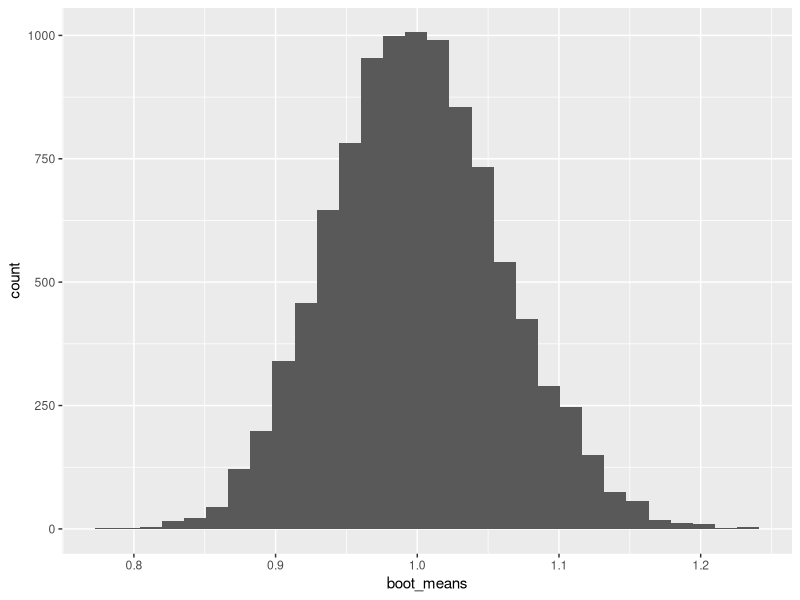
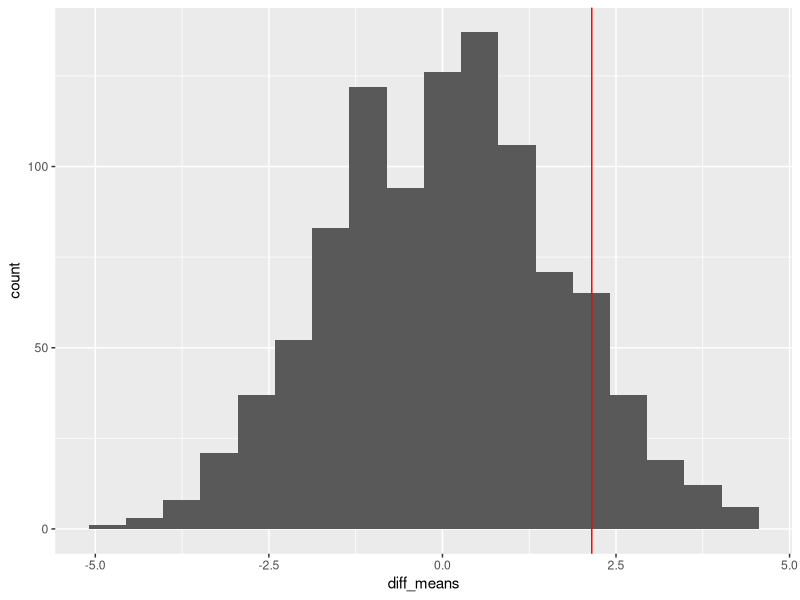

Recreate these plots in R, in order.
## ---- chunk 1
library(dplyr)
library(ggplot2)
## ---- chunk 2
table_data <- read.csv(file = "../tables_csv/variable_types.csv")
knitr::kable(
  table_data, booktabs = TRUE,
  caption = 'Examples of different kinds of variable.'
)
## ---- chunk 3
all_pops <- read.csv(file = "../data_csv/SKEWED_POPULATIONS.CSV")
## ---- chunk 4
# 1. extract the values of the variable
x <- filter(all_pops, Population == "A")$Values
# 2. carry out the bootstrapping (you don't need to understand this)
boot_means <- replicate(10000, mean(sample(x, size = 25, replace = TRUE)))
# 3. wrap up the result as a data frame
plot_df <- data.frame(boot_means)
# ... and plot the bootstrapped distribution
ggplot(plot_df, aes(x = boot_means)) + 
  geom_histogram()
## ---- chunk 5
sample_plants <- function(samp_sizes, prob) {
  sapply(samp_sizes, function (size) {
    raw_samples <- rbinom(n = 10000, size = size, prob = prob)
    sd(100 * raw_samples / size)
  })
}
## ---- chunk 6
sample_plants(samp_sizes = c(10, 20, 40, 100), prob = 0.4)
## ---- chunk 7
sim_data <- data.frame(sample_size = c(10, 20, 40, 100))
sim_data <- mutate(sim_data, se = sample_plants(sample_size, prob = 0.4))
sim_data
## ---- chunk 8
pop_info_1 <- read.csv("../data_csv/TWO_POPS_1.CSV")
## ---- chunk 9
set.seed(27081975)
## ---- chunk 10
# take a sample from each population
use_data <- 
  pop_info_1 %>% 
  group_by(Population) %>% 
  sample_n(10) %>% 
  ungroup
## ---- chunk 11
# permutation test (difficult R code!)
plt_info <- replicate(1000, simplify = TRUE, {
  use_data %>% 
    mutate(Values = sample(Values)) %>% 
    group_by(Population) %>% 
    summarise(X = mean(Values)) %>% 
    `$`(X) %>% diff
}) %>% data.frame(diff_means = .)
## ---- chunk 12
# compute the difference between (more tricky code)
mean_diff <- use_data %>% 
  group_by(Population) %>% 
  summarise(X = mean(Values)) %>% `$`(X) %>% diff
# plot everything (this bit should make sense to you)
ggplot(plt_info, aes(x = diff_means)) + 
  geom_histogram(bins = 18) +
  geom_vline(xintercept = mean_diff, colour = "red")
